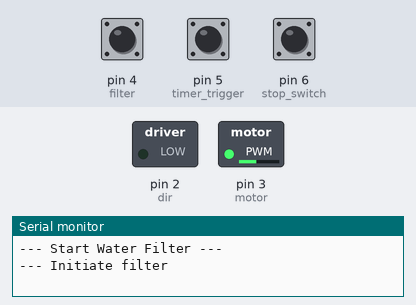
The sketch below on a simulated Arduino Uno, built with avr-gcc and run on an emulated ATmega328P. Shown: switched loads named in the sketch (green lamp = pin HIGH), the last lines printed to the serial monitor. Inputs (shaded band) come from the test bench; at power-on: pin 4 (filter) HIGH, pin 5 (timer_trigger) HIGH, pin 6 (stop_switch) HIGH. At 14.3 s the program stops and its outputs stay as they are.

Above: at 1.5 s.
1.6 s: pin 4 (filter) pulled LOW for 1 s
At 2.4 s:
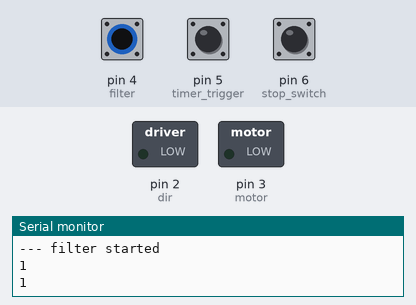
4.1 s: pin 5 (timer_trigger) pulled LOW for 0.15 s
At 5.9 s:
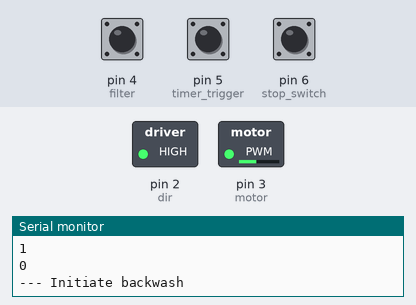
8.9 s: pin 6 (stop_switch) pulled LOW for 3.2 s
At 11.4 s:
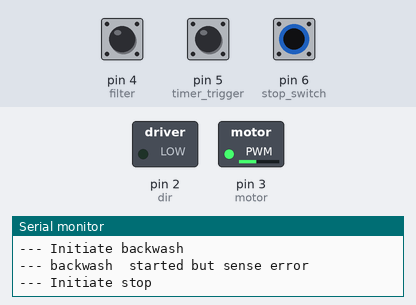
13.6 s: pin 4 (filter) pulsed LOW 5 times (0.12 s each, 0.3 s apart)
At 15.2 s:
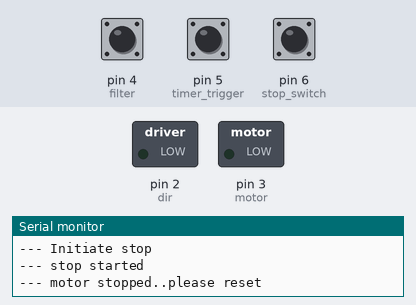
Timing chart, 0 to 15.8 s (numbered marks = the images above; inputs shaded):
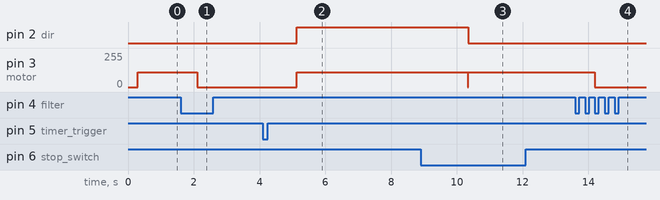

The sketch:

water_filter_timer_unoV4_0min.ino
```cpp
unsigned long startMillis;
unsigned long currentMillis;
unsigned long time_m_started;

unsigned long elapseMillis;
const unsigned long period = 500;  //the value is a number of milliseconds, ie 1 second
const unsigned long period2 = 200;
boolean toggle = 0;

int pos=0;

int motor = 3;    // pwm
int dir = 2;

int filter = 4;
int timer_trigger = 5;
int stop_switch = 6;

int backwash_timer=10; //1200;   // in seconds  1200s=20m
int rinse_timer=5;//300;       // 300s=5m
int maintenance_timer=10;
int timer_bwash=1;
int recent_bwash=0;


int err_sense=0;

int j;
int fadeValue = 110;                                                                                                                                                                                                                                                                                                         ;
void setup() {


  Serial.begin(9600);
  Serial.println("--- Start Water Filter ---");

  pinMode(dir, OUTPUT);
  pinMode(filter, INPUT_PULLUP);
  pinMode(timer_trigger, INPUT_PULLUP);
  pinMode(stop_switch, INPUT_PULLUP);
  delay(300);

}

void loop() {

int i,j;


if(recent_bwash==0)
{
filter_f();
}

timer_bwash=digitalRead(timer_trigger);
Serial.println(timer_bwash);
while(timer_bwash)
{


  delay(10);
 //===
if(digitalRead(stop_switch)==0){
Serial.println("--- Initiate stop");

digitalWrite(dir,1);
analogWrite(motor, fadeValue);
delay(300);
//while(digitalRead(filter));

while(digitalRead(filter)){
delay(1);
//Serial.println(digitalRead(filter));
}


analogWrite(motor, 0);
Serial.println(digitalRead(filter));
Serial.println("--- stop started");
Serial.println("--- motor stopped..please reset");
  while(1);
} // end if  stop switch
 //===

timer_bwash=digitalRead(timer_trigger);
Serial.println(timer_bwash);
delay(1000);
} //while end
//===========add delay before backwash started here===========


//=====================================================

backwash_timer=1200;   // in seconds  1200s=20m
rinse_timer=300;       // 300s=5m

backwash_f();
rinse_f();


backwash_timer=900;   // in seconds  900s=15m
rinse_timer=300;       // 300s=5m

backwash_f();
rinse_f();
//=====
filter_f();
recent_bwash=1;

//======delay based===
for(j=0;j<2;j++)
{
for(i=0;i<60;i++)
{
delay(1000);
}
}
//=====


//========timer input based=====
//timer_bwash=digitalRead(timer_trigger);
//Serial.println(timer_bwash);
//while(!timer_bwash)
//{
//Serial.println("waiting until timer off...");
//
//delay(1000);
//timer_bwash=digitalRead(timer_trigger);
//}

//========
}


//=========
void filter_f() {
Serial.println("--- Initiate filter");
digitalWrite(dir,0);
analogWrite(motor, fadeValue);
time_m_started=millis();
delay(300);

do{

do{
 delay(1);
 currentMillis = millis();
 if((currentMillis - time_m_started >= 5000)){
 pos=1;  //filter position=1
 err_sense=1;
 }

}while(digitalRead(filter)&&(currentMillis - time_m_started <= 5000));


//while(digitalRead(filter));

 startMillis = millis();  //initial start time
do {
    currentMillis = millis();
 elapseMillis=currentMillis - startMillis;


}while(!digitalRead(filter)&&(elapseMillis <= period));

if(elapseMillis>=period)
{

analogWrite(motor, 0);
Serial.println("--- filter started");
pos=1;
err_sense=0;
}
}while((elapseMillis<period)&&(err_sense!=1));
//===
if(err_sense==1)
{

analogWrite(motor, 0);
Serial.println("--- filter started but sense error");
pos=1;

}


//======
}


//====

void backwash_f() {

int i;
Serial.println("--- Initiate backwash");
err_sense=0;
digitalWrite(dir,1);
analogWrite(motor, fadeValue);
delay(200);
//while(!digitalRead(bwash));
time_m_started=millis();

do{
//while(digitalRead(filter));
//============
do{
   delay(1);
   currentMillis = millis();
   if((currentMillis - time_m_started >= 5000)){
    pos=4;  //filter position=4 for backwash
    err_sense=1;
    }
}while(digitalRead(filter)&&(currentMillis - time_m_started <= 5000));


//==========
 startMillis = millis();  //initial start time
do {
    currentMillis = millis();
 elapseMillis=currentMillis - startMillis;

//}while((currentMillis - startMillis <= period));
}while(!digitalRead(filter)&&(elapseMillis <= period2));

if(elapseMillis>=period2)
{

analogWrite(motor, 0);
Serial.println("--- backwash started");
pos=4;
err_sense=0;
}
}while(elapseMillis<period2&&(err_sense!=1));
if(err_sense==1)
{

analogWrite(motor, 0);
Serial.println("--- backwash  started but sense error");
pos=4;

}


for(i=0;i<(2*backwash_timer);i++){
//delay(500);


for(j=0;j<50;j++)
{
  delay(10);
//===
 //===
if(digitalRead(stop_switch)==0){
Serial.println("--- Initiate stop");

digitalWrite(dir,0);
analogWrite(motor, fadeValue);
delay(300);
//while(!digitalRead(filter));
while(digitalRead(filter));
while(!digitalRead(filter));
delay(300);
while(digitalRead(filter));


analogWrite(motor, 0);
Serial.println("--- stop started");
Serial.println("--- motor stopped..please reset");
  while(1);
}

}
 //===

 //===
}

}

//===================
void rinse_f() {

int i;
Serial.println("--- Initiate rinse");
err_sense=0;
digitalWrite(dir,0);
analogWrite(motor, fadeValue);
delay(300);
time_m_started=millis();
//while(digitalRead(filter));
//========
do{
   delay(1);
   currentMillis = millis();
   if((currentMillis - time_m_started >= 5000)){
    pos=0;  //filter position=0 for unknown position
    err_sense=1;
   }
}while(digitalRead(filter)&&(currentMillis - time_m_started <= 5000));
if(err_sense==1)
{

analogWrite(motor, 0);
Serial.println("---   rinse failed sensor error");
 pos=0;  //filter position=0 for unknown position
return;
}


//=========
analogWrite(motor, 0);
Serial.println("--- rinse started");
pos=3;
for(i=0;i<(2*rinse_timer);i++){
//delay(500);

 for(j=0;j<50;j++)
{
  delay(10);
 //===
 //===
if(digitalRead(stop_switch)==0){
Serial.println("--- Initiate stop");

digitalWrite(dir,0);
analogWrite(motor, fadeValue);
delay(300);
while(digitalRead(filter));
analogWrite(motor, 0);
Serial.println("--- stop started");
Serial.println("--- motor stopped..please reset");
  while(1);
}
}
 //===
 //===
}

}

 //================================
```

Measured:
- after the input at 1.6 s, pin 3 (motor): 110/255 → 0/255 after 0.50 s
- after the input at 4.1 s, pin 2 (dir): LOW → HIGH after 1.0 s; pin 3 (motor): 0/255 → 110/255 after 1.0 s
- after the input at 8.9 s, pin 2 (dir): HIGH → LOW after 1.4 s
- after the input at 13.6 s, pin 3 (motor): 110/255 → 0/255 after 0.60 s
